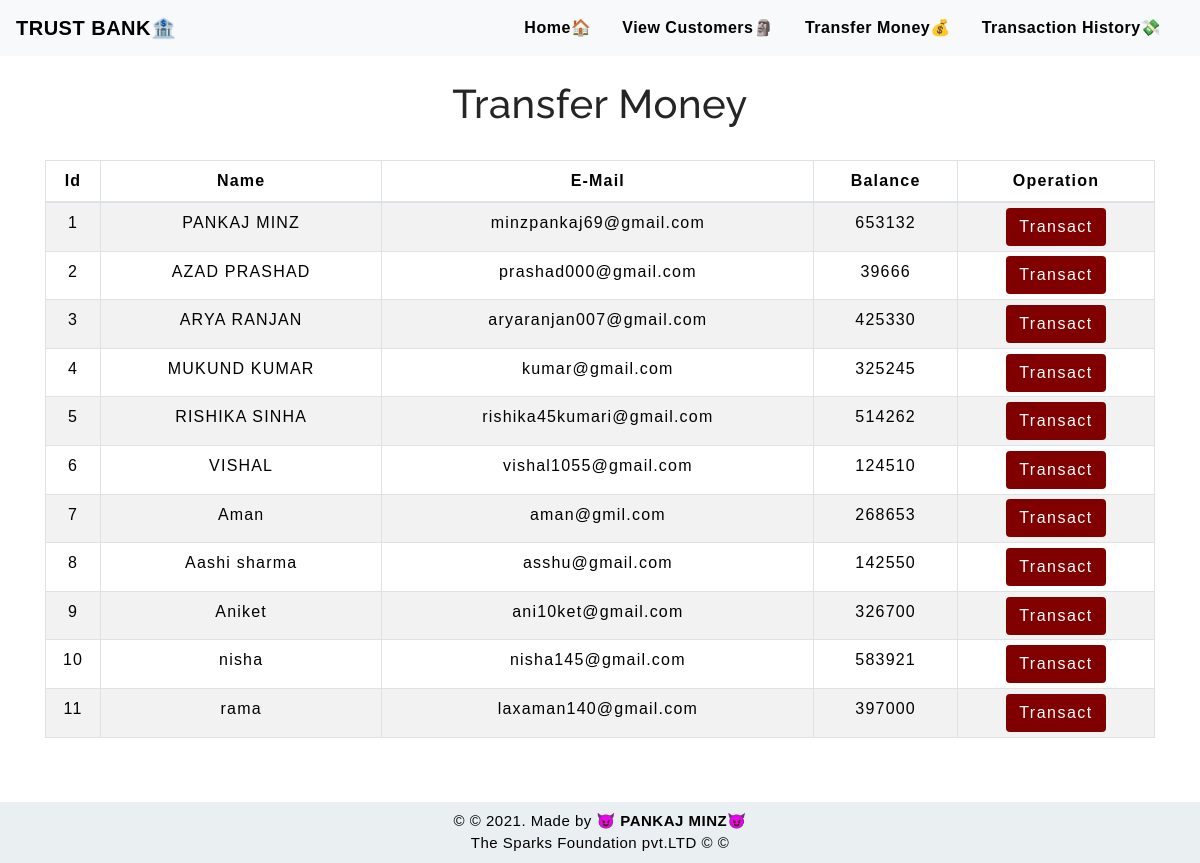
The app's page /transfermoney.php with its own data.
### tables this page shows
CREATE TABLE `users` (
  `id` int(3) NOT NULL,
  `name` text NOT NULL,
  `email` varchar(25) NOT NULL,
  `balance` int(10) NOT NULL
);

### transfermoney.php (the view, shortened to what this page needs)
<!DOCTYPE html>
<html lang="en">
<head>
    <link rel="stylesheet" href="https://maxcdn.bootstrapcdn.com/bootstrap/4.0.0/css/bootstrap.min.css">
    <link rel="stylesheet" type="text/css" href="table.css">
    <link rel="stylesheet" type="text/css" href="style.css">
    <link rel="stylesheet" type="text/css" href="navbar.css">
</head>
<body>
<?php
    include 'config.php';
    $sql = "SELECT * FROM users";
    $result = mysqli_query($conn,$sql);
?>
<?php
  include 'navbar.php';
?>
<div class="container">
        <h2 class="text-center pt-4">Transfer Money</h2>
        <br>
            <div class="row">
                <div class="col">
                    <div class="table-responsive-sm">
                    <table class="table table-hover table-sm table-striped table-condensed table-bordered">
                        <thead>
                            <tr>
                            <th scope="col" class="text-center py-2">Id</th>
                            <th scope="col" class="text-center py-2">Name</th>
                            <th scope="col" class="text-center py-2">E-Mail</th>
                            <th scope="col" class="text-center py-2">Balance</th>
                            <th scope="col" class="text-center py-2">Operation</th>
                            </tr>
                        </thead>
                        <tbody>
                <?php
                    while($rows=mysqli_fetch_assoc($result)){
                ?>
                    <tr>
                        <td class="py-2"><?php echo $rows['id'] ?></td>
                        <td class="py-2"><?php echo $rows['name']?></td>
                        <td class="py-2"><?php echo $rows['email']?></td>
                        <td class="py-2"><?php echo $rows['balance']?></td>
                        <td><a href="selecteduserdetail.php?id= <?php echo $rows['id'] ;?>"> <button type="button" class="btn">Transact</button></a></td>
                    </tr>
                <?php
                    }
                ?>
                        </tbody>
                    </table>
                    </div>
                </div>
            </div>
         </div>
         <footer class="text-center mt-5 py-2">
        <p>&copy &copy 2021. Made by &#128520 <b>PANKAJ MINZ</b>&#128520 <br> The Sparks Foundation pvt.LTD &copy &copy</p>
      </footer>
</body>
</html>

### table.css (style rules this page uses)
* { padding: 0; margin: 0; box-sizing: border-box; font-family: sans-serif; }
h2 { font-size: 40px; }
table { letter-spacing: 1.2px; }
td { text-align: center; }
button { border:none; background: #d9d9d9; transition: 1s; }

### style.css (style rules this page uses)
* { padding: 0; margin: 0; box-sizing: border-box; font-family: sans-serif; color: black }
button { border:none; border-radius: 8px; padding: 10px; background:#800000; color:white; letter-spacing: 1.5px; font-size: 15px; transition: 0.5s; }
footer { color:#586776; background-color:#EAF0F1; letter-spacing: 0.5px; }
footer p { margin: 0; font-size: 15px; }

### navbar.css (style rules this page uses)
h2 { color:#252525; letter-spacing: 0.5px; font-family: raleway; }

### transfermoney.php (style rules this page uses)
button { transition: 1.5s; }

### records on screen
users: id "1", name "PANKAJ MINZ", email "minzpankaj69@gmail.com", balance "653132"
users: id "2", name "AZAD PRASHAD", email "prashad000@gmail.com", balance "39666"
users: id "3", name "ARYA RANJAN", email "aryaranjan007@gmail.com", balance "425330"
users: id "4", name "MUKUND KUMAR", email "kumar@gmail.com", balance "325245"
users: id "5", name "RISHIKA SINHA", email "rishika45kumari@gmail.com", balance "514262"
users: id "6", name "VISHAL", email "vishal1055@gmail.com", balance "124510"
users: id "7", name "Aman", email "aman@gmil.com", balance "268653"
users: id "8", name "Aashi sharma", email "asshu@gmail.com", balance "142550"
users: id "9", name "Aniket", email "ani10ket@gmail.com", balance "326700"
users: id "10", name "nisha", email "nisha145@gmail.com", balance "583921"
users: id "11", name "rama", email "laxaman140@gmail.com", balance "397000"
